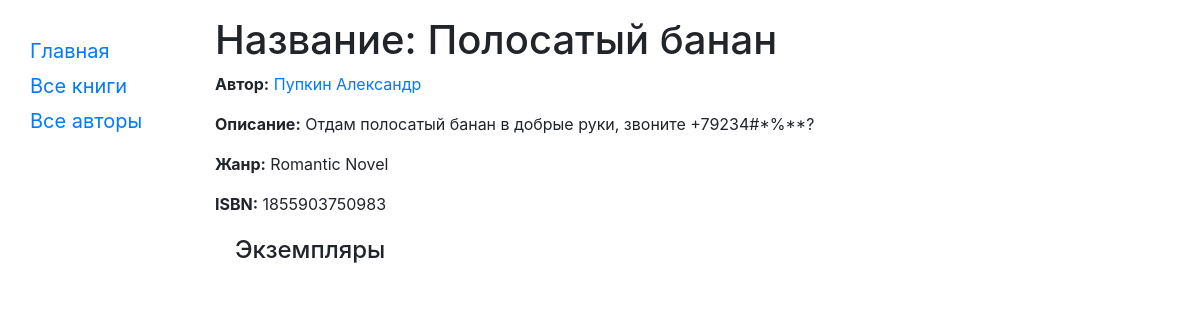
Before: /catalog/book/1 with the older database file.
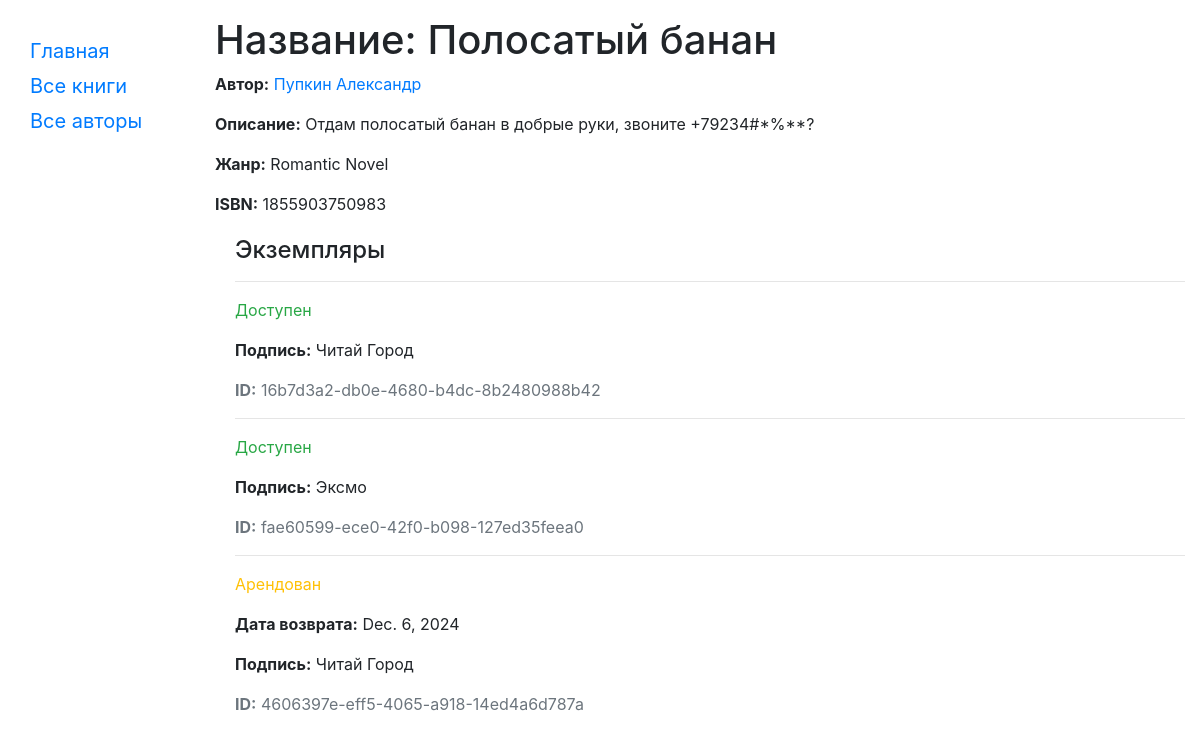
After: the same page with the newer database file.
### catalog/models.py (models this page shows, shortened)
class Book(models.Model):
    title = models.CharField(max_length=200)
    author = models.ForeignKey('Author', on_delete=models.SET_NULL, null=True)
    summary = models.TextField(max_length=1000, help_text="Enter a brief description of the book")
    isbn = models.CharField('ISBN',max_length=13, help_text='13 Character <a href="https://www.isbn-international.org/content/what-isbn">ISBN number</a>')
    genre = models.ManyToManyField(Genre, help_text="Select a genre for this book")
    def display_genre(self):
        """
        Creates a string for the Genre. This is required to display genre in Admin.
        """
        return ', '.join([genre.name for genre in self.genre.all()[:3]])
    display_genre.short_description = 'Genre'

class Author(models.Model):
    first_name = models.CharField(max_length=100)
    last_name = models.CharField(max_length=100)
    date_of_birth = models.DateField(null=True, blank=True)
    date_of_death = models.DateField('Died', null=True, blank=True)
    def __str__(self):
        return f'{self.last_name} {self.first_name}'

class Genre(models.Model):
    name = models.CharField(max_length=200, help_text="Enter a book genre (e.g. Science Fiction, French Poetry etc.)")
    def __str__(self):
        return self.name

class BookInstance(models.Model):
    id = models.UUIDField(primary_key=True, default=uuid.uuid4, help_text="Unique ID for this particular book across whole library")
    book = models.ForeignKey('Book', on_delete=models.SET_NULL, null=True)
    imprint = models.CharField(max_length=200)
    due_back = models.DateField(null=True, blank=True)
    LOAN_STATUS = (
        ('m', 'Обслуживание'),
        ('o', 'Арендован'),
        ('a', 'Доступен'),
        ('r', 'Забронирован'),
    )
    status = models.CharField(max_length=1, choices=LOAN_STATUS, blank=True, default='m', help_text='Book availability')
    class Meta:
        ordering = ["due_back"]

### catalog/views.py (the view)
# urls.py: url(r'^book/(?P<pk>\d+)$', views.BookDetailView.as_view(), name='book-detail'),
class BookDetailView(generic.DetailView):
    model = Book

### catalog/templates/catalog/book_detail.html
{% extends "base_generic.html" %}
{% block content %}
  <h1>Название: {{ book.title }}</h1>
  <p><strong>Автор:</strong> <a href="{% url 'author-detail' book.author.pk %}">{{ book.author }}</a>
  <p><strong>Описание:</strong> {{ book.summary }}</p>
  <p><strong>Жанр:</strong> {% for genre in book.genre.all %} {{ genre }}{% if not forloop.last %}, {% endif %}{% endfor %}</p>
  <p><strong>ISBN:</strong> {{ book.isbn }}</p>
  <div style="margin-left:20px;margin-top:20px">
    <h4>Экземпляры</h4>
    {% for copy in book.bookinstance_set.all %}
    <hr>
    <p class="{% if copy.status == 'a' %}text-success{% elif copy.status == 'm' %}text-danger{% else %}text-warning{% endif %}">{{ copy.get_status_display }}</p>
    {% if copy.status != 'a' %}<p><strong>Дата возврата:</strong> {{copy.due_back}}</p>{% endif %}
    <p><strong>Подпись:</strong> {{copy.imprint}}</p>
    <p class="text-muted"><strong>ID:</strong> {{copy.id}}</p>
    {% endfor %}
  </div>
{% endblock %}

### catalog/templates/base_generic.html (shortened to what this page needs)
<!doctype html>
<html lang="en">
  <head>
      {% load bootstrap4 %}
      {% bootstrap_css %}
      {% load static %}
      <link rel="stylesheet" href="{% static 'css/styles.css' %}"/>
  </head>
  <body>
  <div class="container-fluid mt-3">
      <div class="row">
          <div class="col-sm-2">
              {% block sidebar %}
              <ul class="sidebar-nav">
                  <li><a href="{% url 'index' %}">Главная</a></li>
                  <li><a href="{% url 'books' %}">Все книги</a></li>
                  <li><a href="{% url 'authors' %}">Все авторы</a></li>
              </ul>
              {% endblock %}
          </div>
          <div class="col-sm-10">{% block content %}{% endblock %}
          </div>
      </div>
  </div>
  </body>
</html>

### catalog/static/css/styles.css (style rules this page uses)
.sidebar-nav { margin-top: 20px; padding: 0; list-style: none; }
.sidebar-nav > li { font-size: 20px; margin: 5px; margin-left: 15px; }

Changed rows visible on the page:
added BookInstance: status "Доступен", imprint "Читай Город", id "16b7d3a2-db0e-4680-b4dc-8b2480988b42"
added BookInstance: status "Доступен", imprint "Эксмо", id "fae60599-ece0-42f0-b098-127ed35feea0"
added BookInstance: status "Арендован", due_back "Dec. 6, 2024", imprint "Читай Город", id "4606397e-eff5-4065-a918-14ed4a6d787a"
